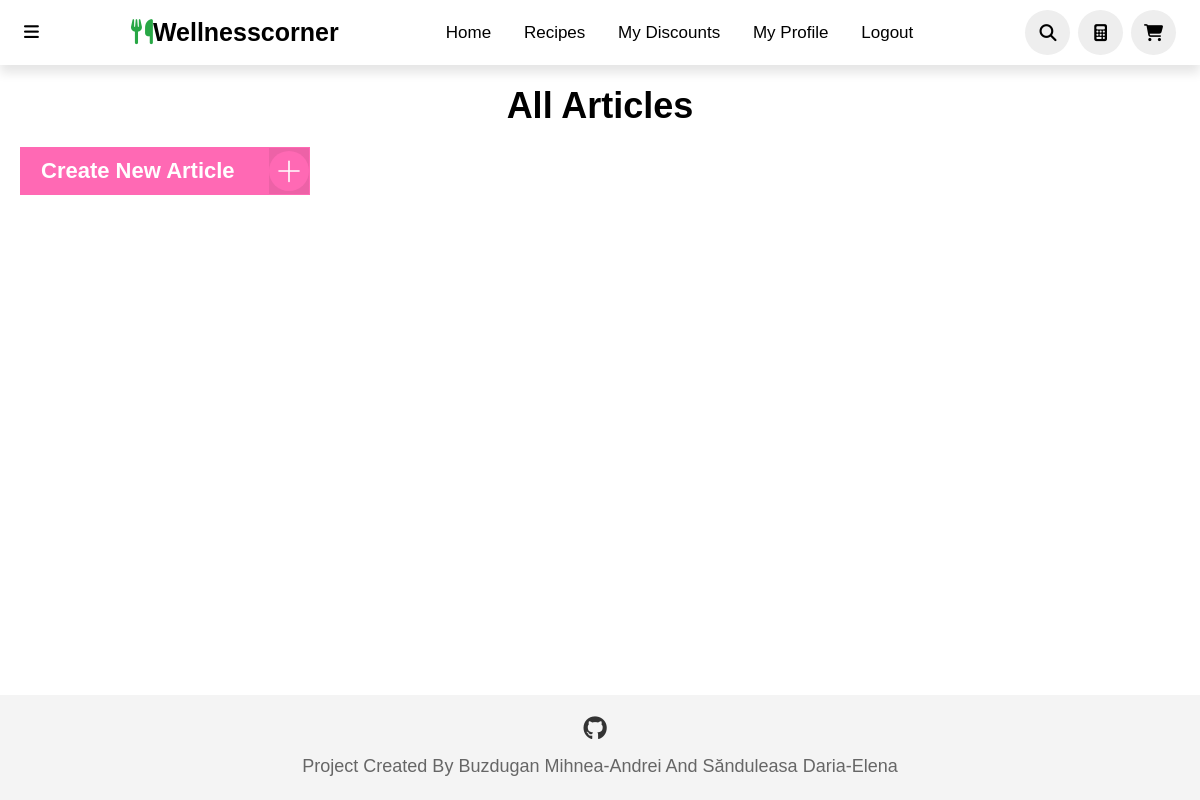
/all_articles/ (signed in), run on an earlier commit of the app's database.
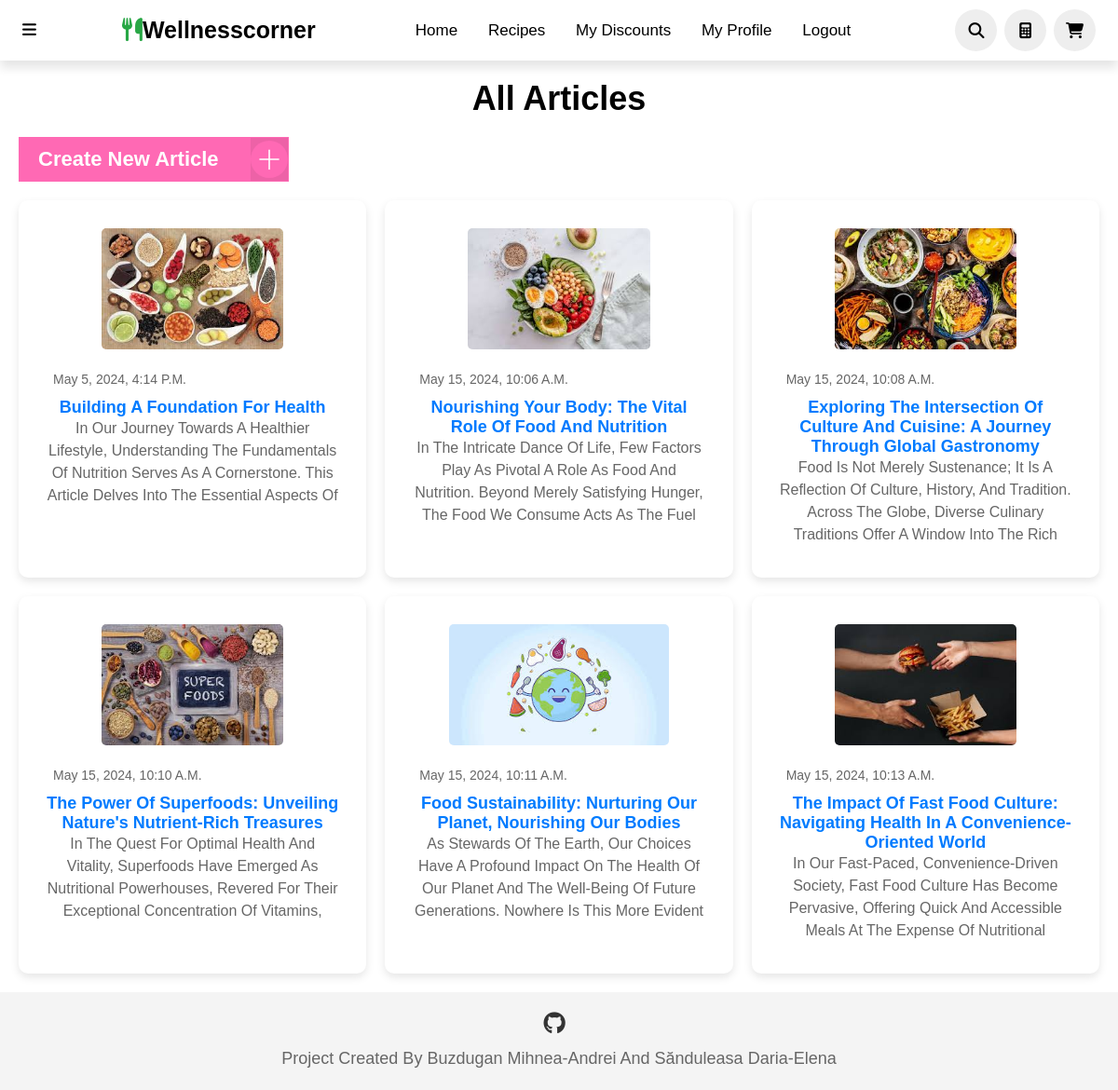
And on a later commit of the database.
### WellnessCorner/models.py (models this page shows)
class Article(models.Model):
    user = models.ForeignKey(User, on_delete=models.CASCADE)
    created_at = models.DateTimeField(auto_now_add=True)
    updated_at = models.DateTimeField(auto_now=True)
    name = models.CharField(max_length=200, unique=True)
    content = models.TextField()
    description = models.TextField(max_length=500, null=True, blank=True)
    cover = models.ImageField(upload_to='articles/', null=True, blank=True)

### WellnessCorner/views.py (the view)
# urls.py: path('all_articles/', views.all_articles, name='all_articles'),
@login_required
def all_articles(request):
    articles = Article.objects.all()
    context = {'articles': articles}
    return render(request, 'all_articles.html', context)

### templates/all_articles.html (shortened to what this page needs)
{% load static %}
<!DOCTYPE html>
<html lang="en">
<head>
    <link rel="stylesheet" href="{% static 'index.css' %}">
    <link rel="stylesheet" href="{% static 'footer.css' %}">
</head>
<body>
<header>
    <div class="more">
        <i class="fa-solid fa-bars" onclick="toggleBar()"></i>
    </div>
    <a class="logo"><i class="fas fa-utensils"></i>Wellnesscorner</a>
    <nav class="navbar">
        <a href="{% url 'index' %}">Home</a>
        <a href="{% url 'all_recipes' %}">Recipes</a>
        <a href="{% url 'user_discounts' %}">My discounts</a>
        <a href="{% url 'myaccount' %}">My Profile</a>
        <a href="{% url 'logout' %}">Logout</a>
    </nav>
    <div class="icons">
        <i class="fas fa-search" id="search-icon" onclick="toggleSearch()"></i>
        <a href="{% url 'calculator' %}" class="fa-solid fa-calculator"></a>
        <a href="{% url 'basket_page' %}" class="fas fa-shopping-cart"></a>
    </div>
</header>
    <h1 style="margin-top:20px;" class="page-title">All Articles</h1>
    {% if request.user.is_superuser %}
    <div>
        <a href="{% url 'create_article' %}" class="edit-button">
            <span class="button__text">Create New Article</span>
            <span class="button__icon">
            </span>
        </a>
    </div>
    {% endif %}
    <div class="container">
        {% for article in articles %}
        <div class="recipe">
            {% if article.cover %}
            <div class="form-container">
                <img src="{{ article.cover.url }}" alt="{{ article.name }}" class="product-image">
            </div>
            {% endif %}
            <p style="height:30px;text-align:left;margin-left:7px;font-size:14px;">{{ article.created_at }}</p>
            <a href="{% url 'manage_article' article_id=article.id %}">{{ article.name }}</a>
            <p>{{ article.description }}</p>
        </div>
        {% endfor %}
    </div>
    <footer class="footer">
    <div class="footer-container">
        <div class="social-media">
            <a href="https://github.com/MOMOKILLER000" class="social-icon"><i class="fa-brands fa-github"></i></a>
        </div>
        <p class="footer-text">Project created by Buzdugan Mihnea-Andrei and Sănduleasa Daria-Elena</p>
    </div>
</footer>
</body>
</html>

### static/index.css (style rules this page uses)
* { font-family: 'Nunito', sans-serif; margin: 0; padding: 0; box-sizing: border-box; text-decoration: none; outline: none; border: none; text-transform: capitalize; transition: all .2s linear; }
html { font-size: 62.5%; overflow-x: hidden; scroll-padding-top: 5.5rem; scroll-behavior: smooth; }
header { top: 0; left: 0; right: 0; background: #fff; padding: 1rem 5%; display: flex; align-items: center; justify-content: space-between; z-index: 2; box-shadow: 0 8px 10px rgba(0, 0, 0, 0.1); }
header .logo { color: black; font-size: 2.5rem; font-weight: bolder; }
header .logo i { color: #28a745; }
header .navbar a { font-size: 1.7rem; border-radius: .5rem; padding: .5rem 1.5rem; color: black; }
.more { font-size: 1.7rem; color: black; }
header .icons i, header .icons a { cursor: pointer; margin-left: .5rem; height: 4.5rem; line-height: 4.5rem; width: 4.5rem; text-align: center; font-size: 1.7rem; color: black; border-radius: 50%; background: #eee; }
.product-image { height: 130px; width: auto; margin-bottom: 10px; }
@media only screen and (max-width: 1200px) { header { padding: 1rem 2%; } }
.footer { background-color: #f4f4f4; padding: 20px 0; text-align: center; }
.footer-container { max-width: 1200px; margin: 0 auto; }
.social-media { margin-bottom: 10px; }
.social-icon { display: inline-block; margin-right: 10px; color: #333; font-size: 24px; transition: color 0.3s ease; }
.footer-text { font-size: 18px; color: #666; line-height: 1.5; }

### static/footer.css (style rules this page uses)
body { display: flex; flex-direction: column; min-height: 100vh; }
.footer { background-color: #f4f4f4; padding: 20px 0; text-align: center; width: 100%; margin-top: auto; }
.footer-container { max-width: 1200px; margin: 0 auto; }
.social-media { margin-bottom: 10px; }
.social-icon { display: inline-block; margin-right: 10px; color: #333; font-size: 24px; transition: color 0.3s ease; }
.footer-text { font-size: 18px; color: #666; line-height: 1.5; }

### templates/all_articles.html (style rules this page uses)
.container { display: grid; grid-template-columns: repeat(auto-fill, minmax(350px, 1fr)); gap: 20px; margin-top: 20px; margin-left:20px; margin-right:20px; margin-bottom:20px; }
.recipe { background-color: #fff; border-radius: 10px; box-shadow: 0 4px 10px rgba(0, 0, 0, 0.1); padding: 30px; text-align: center; position: relative; }
.recipe img { max-width: 100%; border-radius: 5px; max-height: 60%; margin-bottom: 20px; }
.recipe p { color: #666; font-size: 16px; line-height: 1.5; height: 100px; overflow: hidden; text-overflow: ellipsis; }
.container a { font-size: 18px; font-weight: bold; color: #007bff; text-decoration: none; }
.page-title { font-size: 36px; text-align: center; margin-bottom: 20px; }
.edit-button { padding: 10px 20px; border: 1px solid #ff69b4; background-color: #ff69b4; overflow: hidden; position: relative; display: inline-flex; align-items: center; width: 290px; transform: translateX(0); color: #fff; font-weight: 600; transition: all 0.3s; margin-left:20px; }
.edit-button .button__text { transform: translateX(0); color: #fff; font-weight: 600; font-size:22px; transition: all 0.3s; }
.edit-button .button__icon { position: absolute; left: calc(100% - 40px); height: 100%; width: 40px; background-color: #ED62A7; display: flex; align-items: center; justify-content: center; transition: all 0.3s; }

What changed in the data, as far as the page shows it:
added Article: cover (picture), created_at "May 5, 2024, 4:14 P.m.", name "Building A Foundation For Health", description "In Our Journey Towards A Healthier Lifestyle, Understanding The Fundamentals Of Nutrition Serves As A Cornerstone. This Article Delves Into The Essential Aspects Of…"
added Article: cover (picture), created_at "May 15, 2024, 10:06 A.m.", name "Nourishing Your Body: The Vital Role Of Food And Nutrition", description "In The Intricate Dance Of Life, Few Factors Play As Pivotal A Role As Food And Nutrition. Beyond Merely Satisfying Hunger, The Food We Consume Acts As The Fuel…"
added Article: cover (picture), created_at "May 15, 2024, 10:08 A.m.", name "Exploring The Intersection Of Culture And Cuisine: A Journey Through Global Gastronomy", description "Food Is Not Merely Sustenance; It Is A Reflection Of Culture, History, And Tradition. Across The Globe, Diverse Culinary Traditions Offer A Window Into The Rich…"
added Article: cover (picture), created_at "May 15, 2024, 10:10 A.m.", name "The Power Of Superfoods: Unveiling Nature's Nutrient-Rich Treasures", description "In The Quest For Optimal Health And Vitality, Superfoods Have Emerged As Nutritional Powerhouses, Revered For Their Exceptional Concentration Of Vitamins,…"
added Article: cover (picture), created_at "May 15, 2024, 10:11 A.m.", name "Food Sustainability: Nurturing Our Planet, Nourishing Our Bodies", description "As Stewards Of The Earth, Our Choices Have A Profound Impact On The Health Of Our Planet And The Well-Being Of Future Generations. Nowhere Is This More Evident…"
added Article: cover (picture), created_at "May 15, 2024, 10:13 A.m.", name "The Impact Of Fast Food Culture: Navigating Health In A Convenience-Oriented World", description "In Our Fast-Paced, Convenience-Driven Society, Fast Food Culture Has Become Pervasive, Offering Quick And Accessible Meals At The Expense Of Nutritional…"
